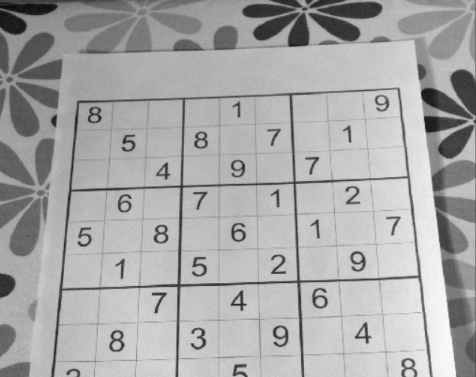
//> input picture filter2D/filter2D/src.png, 476 x 377 px
$ ./main   (built with g++ and OpenCV 4)
//> lines starting //> are read from the running program, lines starting //| are printed output that depends on the picture; after the words box and inside, x2 and y2 are one past the last pixel; in counts of white or black regions, pixels touching at a corner belong together
### filter2D/filter2D/CountTimer.h
#pragma once
#include "Header.h"
class ScopedTimer {
public:
    using ClockType = std::chrono::steady_clock;

    ScopedTimer(const char* func)
        : function_name_{ func }, start_{ ClockType::now() } {}

    ScopedTimer(const ScopedTimer&) = delete;
    ScopedTimer(ScopedTimer&&) = delete;
    auto operator=(const ScopedTimer&)->ScopedTimer & = delete;
    auto operator=(ScopedTimer&&)->ScopedTimer & = delete;

    ~ScopedTimer() {
        using namespace std::chrono;
        auto stop = ClockType::now();
        auto duration = (stop - start_);
        auto ms = duration_cast<microseconds>(duration).count();
        std::ofstream file; file.open("measuringTime.log", std::ios_base::app); file << function_name_ << " : " << ms << " microseconds " << '\n'; file.close();
    }
private:
    const char* function_name_{};
    const ClockType::time_point start_{};
};

#define USE_TIMER 1
#if USE_TIMER
#define MEASURE_FUNCTION() ScopedTimer timer{__func__}
#else
#define MEASURE_FUNCTION()
#endif

### filter2D/filter2D/FilterCustom_Color.h
#pragma once
#include "Header.h"
cv::Mat addpadding_color(cv::Mat& img, cv::Mat& kernel, int BorderType);
cv::Mat correlation_color(cv::Mat& img, cv::Mat& kernel);

### filter2D/filter2D/FilterCustom_Gray.h
#pragma once
#include "Header.h"
cv::Mat addpadding_gray(cv::Mat& img, cv::Mat& kernel, int BorderType);
cv::Mat convolution_gray(cv::Mat& img, cv::Mat& kernel);

### filter2D/filter2D/HistogramFunction.h
#pragma once
#include "Header.h"
void imhist(cv::Mat& image, int histogram[256]);
int maxhist(int histogram[256]);
void histDisplay(int histogram[256], const char* name);

### filter2D/filter2D/Header.h
#pragma once
#include <iostream>
#include <fstream>
#include <ctime>
#include <chrono>
#include <string.h>
#include <opencv2/core.hpp>
#include <opencv2/opencv.hpp>
#include <opencv2/highgui.hpp>
#include <opencv2/imgcodecs.hpp>
#include <opencv2/imgproc.hpp>
#include <windows.h>
#include <vector>

#include "HistogramFunction.h"
#include "FilterCustom_Gray.h"
#include "FilterCustom_Color.h"
#include "CountTimer.h"

### filter2D/filter2D/FilterCustom_Gray.cpp
#include "FilterCustom_Gray.h"
cv::Mat addpadding_gray(cv::Mat& img, cv::Mat&  kernel, int BorderType)
{
    cv::Mat img_padding = cv::Mat::zeros(img.rows + kernel.rows - 1, img.cols + kernel.cols - 1, img.type());
    for (int x = 0; x < img.rows; x++)
    {
        for (int y = 0; y < img.cols; y++)
        {
            img_padding.at<uchar>(x + (kernel.rows - 1) / 2, y + (kernel.cols - 1) / 2) = img.at<uchar>(x, y);
        }
    }
    switch (BorderType)
    {
    case 1://BorderType Replicate
    {
        for (int x = 0; x < img_padding.rows; x++)
        {
            for (int y = 0; y < (kernel.cols - 1) / 2; y++)
            {
                img_padding.at<uchar>(x, y) = img_padding.at<uchar>(x, (kernel.cols - 1) / 2);
                img_padding.at<uchar>(x, img_padding.cols - (y + 1)) = img_padding.at<uchar>(x, img_padding.cols - ((kernel.cols - 1) / 2 + 1));
            }
        }
        for (int y = 0; y < img_padding.cols; y++)
        {
            for (int x = 0; x < (kernel.rows - 1) / 2; x++)
            {
                img_padding.at<uchar>(x, y) = img_padding.at<uchar>((kernel.rows - 1) / 2, y);
                img_padding.at<uchar>(img_padding.rows - (x + 1), y) = img_padding.at<uchar>(img_padding.rows - ((kernel.rows - 1) / 2 + 1), y);
            }
        }
        break;
    }
    case 2://BorderType Reflect
    {
        for (int x = 0; x < img_padding.rows; x++)
        {
            int i = (kernel.cols - 1) / 2;
            for (int y = (kernel.cols - 1) / 2 - 1;  y >= 0;  y--)
            {
                img_padding.at<uchar>(x, y) = img_padding.at<uchar>(x, i);
                i++;
            }
            int j = img_padding.cols - (kernel.cols - 1) / 2 - 1;
            for (int y = img_padding.cols - (kernel.cols - 1) / 2; y < img_padding.cols; y++)
            {
                img_padding.at<uchar>(x, y) = img_padding.at<uchar>(x, j);
                j--;
            }
        }
        for (int y = 0; y < img_padding.cols; y++)
        {
            int i = (kernel.rows - 1) / 2;
            for (int x = (kernel.rows - 1) / 2 - 1; x >= 0; x--)
            {
                img_padding.at<uchar>(x, y) = img_padding.at<uchar>(i, y);
                i++;
            }
            int j = img_padding.rows - (kernel.rows - 1) / 2 - 1;
            for (int x = img_padding.rows - (kernel.rows - 1) / 2; x < img_padding.rows; x++)
            {
                img_padding.at<uchar>(x, y) = img_padding.at<uchar>(j, y);
                j--;
            }
        }
        break;
    }
    case 3://BorderType Wrap
    {
        for (int x = 0; x < img_padding.rows; x++)
        {
            int j = img_padding.cols - (kernel.cols - 1) / 2 - 1;
            for (int y = (kernel.cols - 1) / 2 - 1; y >= 0; y--)
            {
                img_padding.at<uchar>(x, y) = img_padding.at<uchar>(x, j);
                j--;
            }
            int i = (kernel.cols - 1) / 2;
            for (int y = img_padding.cols - (kernel.cols - 1) / 2; y < img_padding.cols; y++)
            {
                img_padding.at<uchar>(x, y) = img_padding.at<uchar>(x, i);
                i++;
            }
        }
        for (int y = 0; y < img_padding.cols; y++)
        {
            int i = img_padding.rows - (kernel.rows - 1) / 2 - 1;
            for (int x = (kernel.rows - 1) / 2 - 1; x >= 0; x--)
            {
                img_padding.at<uchar>(x, y) = img_padding.at<uchar>(i, y);
                i--;
            }
            int j = (kernel.rows - 1) / 2;
            for (int x = img_padding.rows - (kernel.rows - 1) / 2; x < img_padding.rows; x++)
            {
                img_padding.at<uchar>(x, y) = img_padding.at<uchar>(j, y);
                j++;
            }
        }
        break;
    }
    default:
        break;
    }
    return img_padding;
}
// [31 lines left out: function correlation_gray, not called in this run]

### filter2D/filter2D/main.cpp
#include "Header.h"
int main()
{
    cv::Mat src; cv::Mat src_gray, opcv_img_gray, opcv_img_color, custom_img_gray, custom_img_color, padding_img_color, padding_img_gray;
    //Load input image
    src = cv::imread("src.png", cv::IMREAD_COLOR);
//> src is the input picture: 377 rows x 476 cols, CV_8UC3; min 11, max 249, mean 168.3
    cv::cvtColor(src, src_gray, cv::COLOR_BGR2GRAY);
    cv::imwrite("source_gray.png", src_gray);
    cv::Mat kernel;
    //Selection the type of kernel
    int selection;
    std::cout << "Select the type of kernel:\n" << "1. Sobel X 3x3 \n2. Sobel Y 3x3 \n3. Laplace 3x3 \n4. Sobel X 5x5 \n5. Sobel Y 5x5 \n6. Averaging filter 5x5 \n" << std::endl;
    std::cin >> selection;
//> the answer given: 1
    switch (selection)
    {
    case 1:
    {
        //Sobel X 3x3
        kernel = (cv::Mat_<double>(3, 3) << -1, 0, 1, -2, 0, 2, -1, 0, 1);
        break;
    }
    case 2:
    {
        //Sobel Y 3x3
        kernel = (cv::Mat_<double>(3, 3) << -1, -2, -1, 0, 0, 0, 1, 2, 1);
        break;
    }
    case 3:
    {
        //Laplace 3x3
        kernel = (cv::Mat_<double>(3, 3) << -1, -1, -1, -1, 8, -1, -1, -1, -1);
        break;
    }
    case 4:
    {
        //Sobel X 5x5
        kernel = (cv::Mat_<double>(5, 5) << 2, 2, 4, 2, 2, 1, 1, 2, 1, 1, 0, 0, 0, 0, 0, -1, -1, -2, -1, -1, -2, -2, -4, -2, -2);
        break;
    }
    case 5:
    {
        //Sobel Y 5x5
        kernel = (cv::Mat_<double>(5, 5) << 2, 1, 0, -1, -2, 2, 1, 0, -1, -2, 4, 2, 0, -2, -4, 2, 1, 0, -1, -2, 2, 1, 0, -1, -2);
        break;
    }
    case 6:
    {
        //Average Filter
        kernel = (cv::Mat_<double>(5, 5) << 1, 1, 1, 1, 1, 1, 1, 1, 1, 1, 1, 1, 1, 1, 1, 1, 1, 1, 1, 1, 1, 1, 1, 1, 1) / 25;
        break;
    }
    default:
        std::cout << "Invalid selection !" << std::endl;
        break;
    }
    //filter gray image
    {MEASURE_FUNCTION();
    padding_img_gray = addpadding_gray(src_gray, kernel, 2).clone();
//> after the loop in addpadding_gray, `for (int x = 0; x < img.rows; x++)`:
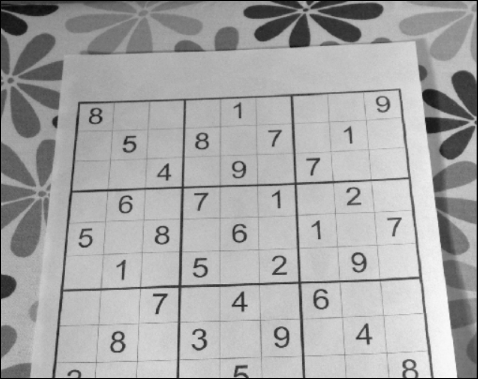
//> img_padding: 379 rows x 478 cols, CV_8UC1; min 0, max 249, mean 166.7
//> after the loop in addpadding_gray, `for (int x = 0; x < img_padding.rows; x++)`:
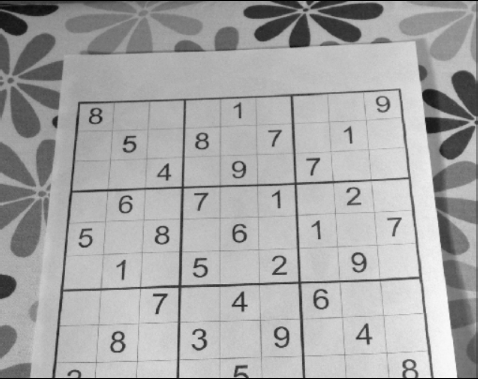
//> img_padding: 379 rows x 478 cols, CV_8UC1; 0.42% of pixels changed, all inside (x1, y1, x2, y2) = (0, 1, 478, 378)
//> after the loop in addpadding_gray, `for (int y = 0; y < img_padding.cols; y++)`:
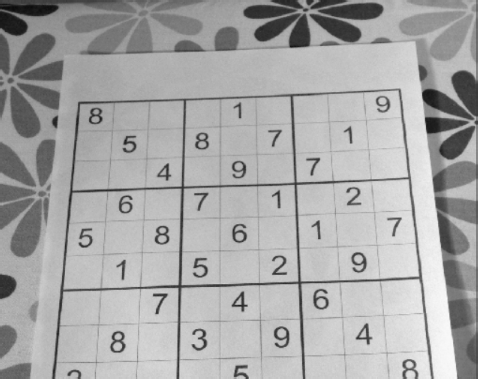
//> img_padding: 379 rows x 478 cols, CV_8UC1; 0.53% of pixels changed, all inside (x1, y1, x2, y2) = (0, 0, 478, 379)
//> (the run ends here: the program needs code that is not available in this run, at `custom_img_gray = correlation_gray(padding_img_gray, kernel).clone();`)
